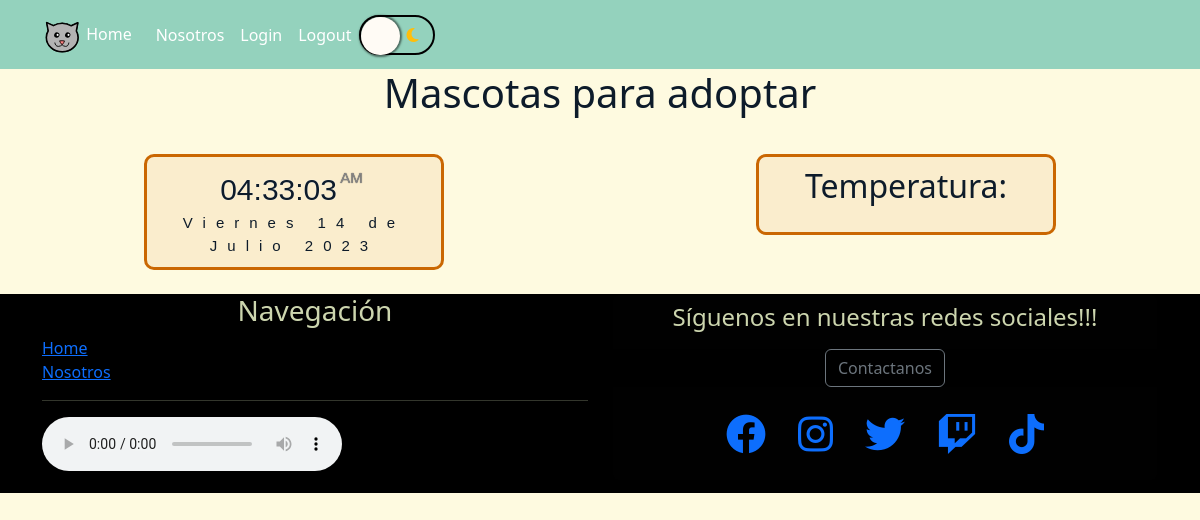
/mascotas/mascotType/1, run on an earlier commit of the app's database.
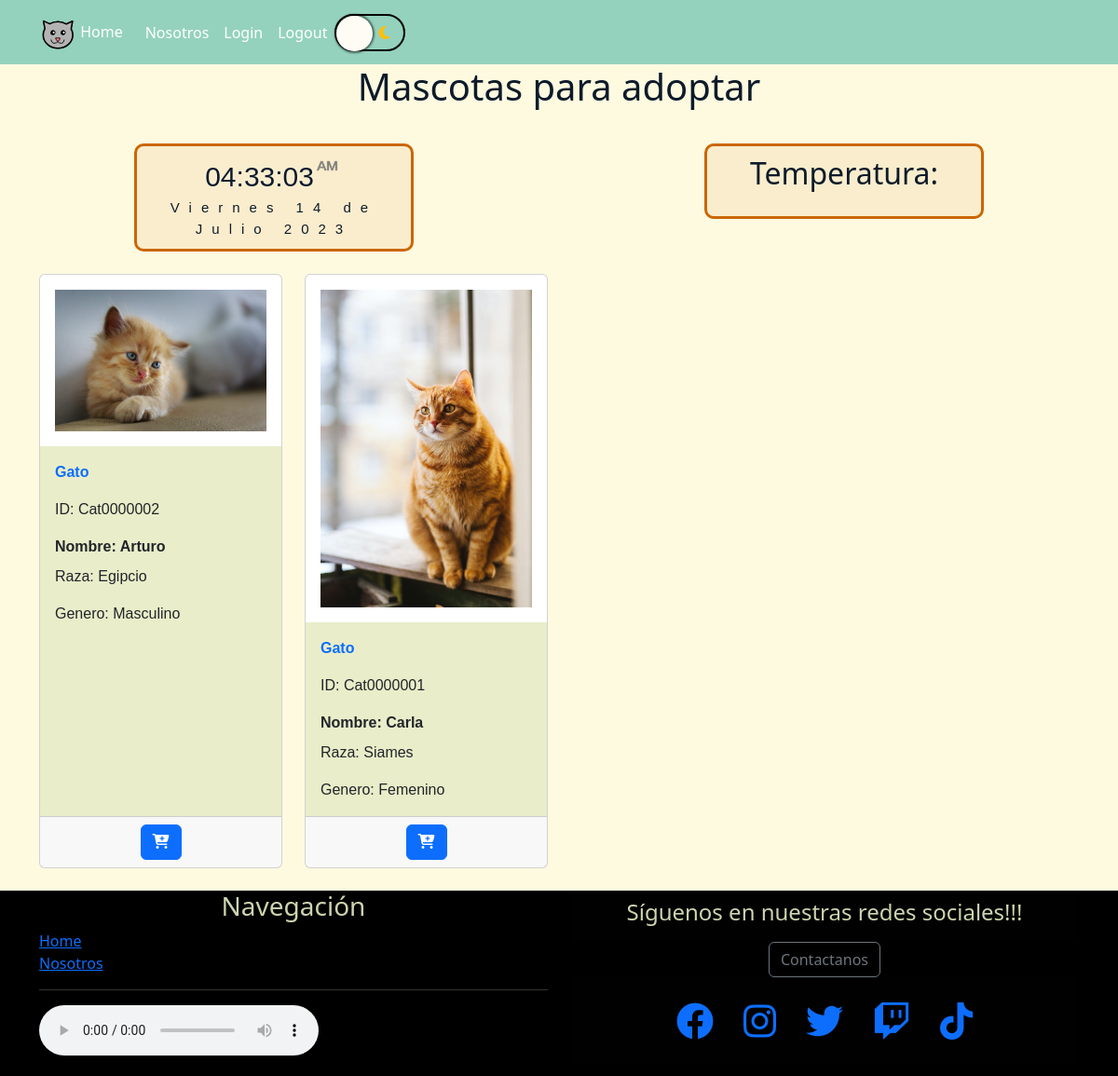
And on a later commit of the database.
### crud/models.py (models this page shows, shortened)
class Mascot(models.Model):
    idMascot = models.CharField(primary_key=True,verbose_name='ID',max_length=20)
    name = models.CharField(verbose_name='Nombre',max_length=80)
    mascotType = models.ForeignKey(MascotType,verbose_name='Tipo de Mascota',on_delete=models.CASCADE)
    breed = models.CharField(verbose_name='Raza de mascota', max_length=40)
    gender = models.ForeignKey(Gender,verbose_name='Genero de Mascota',on_delete=models.CASCADE,blank=True,null=True)
    image = models.ImageField(verbose_name='Imagen',upload_to='mascotas',null=True,blank=True)
    created_at = models.DateTimeField(verbose_name='Fecha registro',auto_now_add=True)
    updated_at = models.DateTimeField(verbose_name='Fecha actualización',auto_now=True)
    class Meta:
        verbose_name = 'mascota'
        verbose_name_plural = 'mascotas'
        ordering = ['name','mascotType']

class MascotType(models.Model):
    mascotType = models.CharField(verbose_name='Tipo de mascota', max_length=20)
    created_at = models.DateTimeField(verbose_name='Fecha registro',auto_now_add=True)
    updated_at = models.DateTimeField(verbose_name='Fecha actualización',auto_now=True)
    class Meta:
        verbose_name = 'tipo de mascota'
        verbose_name_plural = 'tipo de mascotas'
        ordering = ['id']
    def __str__(self) -> str:
        return self.mascotType

class Gender(models.Model):
    gender = models.CharField(verbose_name='Genero de mascota',max_length=10)
    created_at = models.DateTimeField(verbose_name='Fecha registro',auto_now_add=True)
    updated_at = models.DateTimeField(verbose_name='Fecha actualización',auto_now=True)
    class Meta:
        verbose_name = 'genero'
        verbose_name_plural = 'generos'
        ordering = ['id']
    def __str__(self) -> str:
        return self.gender

### core/views.py (the view)
# urls.py: path('mascotas/mascotType/<mascotType>', mascotas_by_mascotType, name="mascotas-mascotType"),
def mascotas_by_mascotType(request,mascotType):
    context = {'mascotas':Mascot.objects.filter(mascotType=mascotType),'mascotType': MascotType.objects.all()}
    return render(request,'core/mascotas.html',context)

### core/templates/core/mascotas.html (shortened to what this page needs)
{% extends 'core/base.html' %}
{% load static %}
{% block header %}
<h1 class="text-center">Mascotas para adoptar</h1>
    <div class="row">
      <div class="col md-2">
          <div id="relojFecha">
            <div class="relojFecha-tipo">
                <div id="reloj"></div>
                <div id="fecha"></div>
            </div>
          </div>
      </div>
      <div class="col md-2">
          <div class="climaTemp">
            <h2>Temperatura:</h2>
          </div>
      </div>
    </div>
{% endblock %}
{% block first_content %}
<section class="container my-4">
    <div class="row row-cols-1 row-cols-md-4 g-4">
        {% for v in mascotas %}
        <div class="col">
            <div class="card h-100">
                {% if v.image %}
                <img src="{{v.image.url}}" class="card-img-top p-3" alt="{{v.name}}">
                {% else %}
                <img src="{% static 'crud/img/image_not_found.jpg' %}" class="card-img-top" alt="Image Not Found">
                {% endif %}
                <div class="card-body">
                    <p class="card-text fw-bold">
                        <a class="text-decoration-none" href="/mascotas/mascotType/{{v.mascotType.id}}">{{v.mascotType}}</a>
                    </p>
                    <p class="card-text">ID: {{v.idMascot}}</p>
                    <p class="card-title fw-bold">Nombre: {{v.name}}</p>
                    <p class="card-text">Raza: {{v.breed}}</p>
                    <p class="card-text">Genero: {{v.gender }}</p>
                </div>
                <div class="card-footer text-center">
                    <a class="btn btn-primary" href="#">
                        <i class="fa-solid fa-cart-plus"></i>
                    </a>
                </div>
            </div>
        </div>
        {% endfor %}
    </div>
</section>
{% endblock %}

### core/templates/core/base.html (shortened to what this page needs)
<!DOCTYPE html>
<html lang="es-Cl">
<head>
    {% load static %}
    <link href="https://cdn.jsdelivr.net/npm/bootstrap@5.3.0-alpha3/dist/css/bootstrap.min.css" rel="stylesheet"
>
        <link rel="stylesheet" href="https://cdnjs.cloudflare.com/ajax/libs/font-awesome/6.4.0/css/all.min.css"
 />
    <link rel="stylesheet" href="{% static 'core/css/styles.css' %}">
</head>
<body onload="horaActual(); obtenerClima()" onclick="PlayAudio">
    <nav class="navbar navbar-expand-lg sticky-top">
        <div class="container">
            <a class="navbar-brand" href="{% url 'home' %}">
                <img src="{% static 'core/img/Kitty.svg' %}" alt="LOGO" height="40px" width="40px">
                Home</a>
            <div class="collapse navbar-collapse" id="navbarNavAltMarkup">
                <div class="navbar-nav">
                    <a class="nav-link" href="{% url 'nosotros' %}">Nosotros</a>
                    <a class="nav-link" href="{% url 'login' %}">Login</a>
                    <a class="nav-link" href="{% url 'logout' %}">Logout</a>
                    <button class="darkModeSwitch" id="switch">
                        <span><i class="fa-solid fa-sun" style="color: #000;"></i></span>
                        <span><i class="fa-solid fa-moon" style="color: #ffbe0b;"></i></span>
                    </button>
                </div>
            </div>
        </div>
    </nav>
    <header>
        {% block header %}{% endblock %}
    </header>
    <main>
        {% block first_content %}{% endblock %}
    </main>
    <footer>
        <div class="container">
          <div class="row">
            <div class="col-md-6">
              <h3 class="footer-heading">Navegación</h3>
              <ul class="footer-links list-unstyled">
                <li><a href="{% url 'home' %}"> Home </a></li>
                <li><a href="{% url 'nosotros' %}"> Nosotros </a></li>
                <hr>
                <audio id="audio1" autoplay controls loop>
                  <source src="{% static 'core/audio/Audio_fondo.mp3' %}" type="audio/mpeg">
                </audio>
              </ul>
            </div>
            <div class="col-md-6">
              <div class="card bg-transparent">
                  <div class="card-header">
                      <h4 class="footer-heading">Síguenos en nuestras redes sociales!!!</h4>
                  </div>
                  <div class="card-body-footer">
                      <a class="footer-button footer-right-part" href="{% url 'contacto' %}">
                          <button class="btn btn-outline-secondary" type="button"
                              id="button-subscriptor">Contactanos</button>
                      </a>
                  </div>
                  <div class="card-footer">
                      <ul class="nav footer-bottom">
                          <li>
                              <a class="new-nav-link-bottom" href="http://www.instagram.com" target="">
                                  <span class="fs-1">
                                      <i class="fa-brands fa-facebook"></i>
                                  </span>
                              </a>
                          </li>
                          <li>
                              <a class="new-nav-link-bottom" href="http://www.facebook.com" target="">
                                  <span class="fs-1">
                                      <i class="fa-brands fa-instagram"></i>
                                  </span>
                              </a>
                          </li>
                          <li>
                              <a class="new-nav-link-bottom" href="http://www.twitter.com" target="">
                                  <span class="fs-1">
                                      <i class="fa-brands fa-twitter"></i>
                                  </span>
                              </a>
                          </li>
                          <li>
                              <a class="new-nav-link-bottom" href="http://www.twitch.com" target="">
                                  <span class="fs-1">
                                      <i class="fa-brands fa-twitch"></i>
                                  </span>
                              </a>
                          </li>
                          <li>
                              <a class="new-nav-link-bottom" href="http://www.tiktok.com" target="">
                                  <span class="fs-1">
                                      <i class="fa-brands fa-tiktok"></i>
                                  </span>
                              </a>
                          </li>
                      </ul>
                  </div>
              </div>
            </div>
          </div>
        </div>
      </footer>
</body>
</html>

### core/static/core/css/styles.css (style rules this page uses)
:root { --warning-color: #ffbe0b; --danger-color: #ba181b; --success-color: #38b000; --midnight-green: #005F73; --dark-cyan: #0A9396; --tyffany-blue: #94D2BD; --gamboge: #EE9B00; --alloy-orange: #CA6702; --rust: #BB3E03; --rufous: #AE2012; --auburn: #9B2226; --light-color: #CCD5AE; --little-light: #E9EDC9; --light: #FEFAE0; --vanilla: #FAEDCD; --light-brown: #D4A373; --rich-black: #0D1B2A; --dark-blue: #1B263B; --gray-blue: #415A77; --gray-color: #778DA9; --light-gray: #E0E1DD; }
main { margin: 0px; padding: 0px; font-family: Verdana, Geneva, Tahoma, sans-serif; }
.darkModeSwitch { background: var(--tyffany-blue); display:flex; position: relative; cursor: pointer; outline: none; border-style: solid; border-radius: 1.5rem; align-items: center; justify-content: space-between; }
.darkModeSwitch span { width:30px; height:30px; line-height:30px; display:block; color:#fff; background: none; }
.darkModeSwitch::after { display:block; background: #fffbf5; width: 2.4rem; height: 2.4rem; position: absolute; top:0; left:0; right:unset; border-radius: 3rem; transition: all .5s ease; box-shadow: 0 0 2px 2px rgba(0, 0, 0, .5); content: ""; }
body { color: var(--rich-black); background-color: var(--light); }
nav { background-color: var(--tyffany-blue); }
.nav-link { color: #fff; font-size: 1em; text-decoration: none; }
.navbar-brand { color: #fff; font-size: 1em; text-decoration: none; margin-top: 3px; }
.card-body { background-color: var(--little-light); }
footer { background-color: #000; color: var(--light-color); }
.footer-heading { color: var(--light-color); text-align: center; }
.card-body-footer { background-color: #000; }
.footer-right-part { display: flex; text-decoration: none; justify-content: center; align-content: center; background-color: #000; }
.footer-bottom { align-content: center; justify-content: center; }
.relojFecha-tipo { background-color: var(--vanilla); padding:10px; max-width:300px; width:100%; text-align:center; border-radius:10px; margin:0 auto; margin-top:5%; border: solid; border-color: var(--alloy-orange); }
#reloj { background-color:var(--vanilla); font-family: Verdana, Geneva, Tahoma, sans-serif; font-size:30px; text-shadow:0px 0px 1px #fff; color: var(--rich-black); }
#fecha { letter-spacing:10px; font-size:15px; font-family:Arial, Helvetica, sans-serif; color: var(--rich-black); }
.climaTemp { background-color: var(--vanilla); padding:10px; max-width:300px; width:100%; text-align:center; border-radius:10px; margin:0 auto; margin-top:5%; border: solid; border-color: var(--alloy-orange); }
.new-nav-link-bottom { display: flex; flex-wrap: wrap; padding-left: 0; margin-bottom: 0; list-style: none; display: block; padding: 0.5rem 1rem; text-decoration: none; background: none; border: 0; }

What changed in the data, as far as the page shows it:
added Mascot: image (picture), mascotType "Gato", idMascot "Cat0000002", name "Arturo", breed "Egipcio", gender "Masculino"
added Mascot: image (picture), mascotType "Gato", idMascot "Cat0000001", name "Carla", breed "Siames", gender "Femenino"
